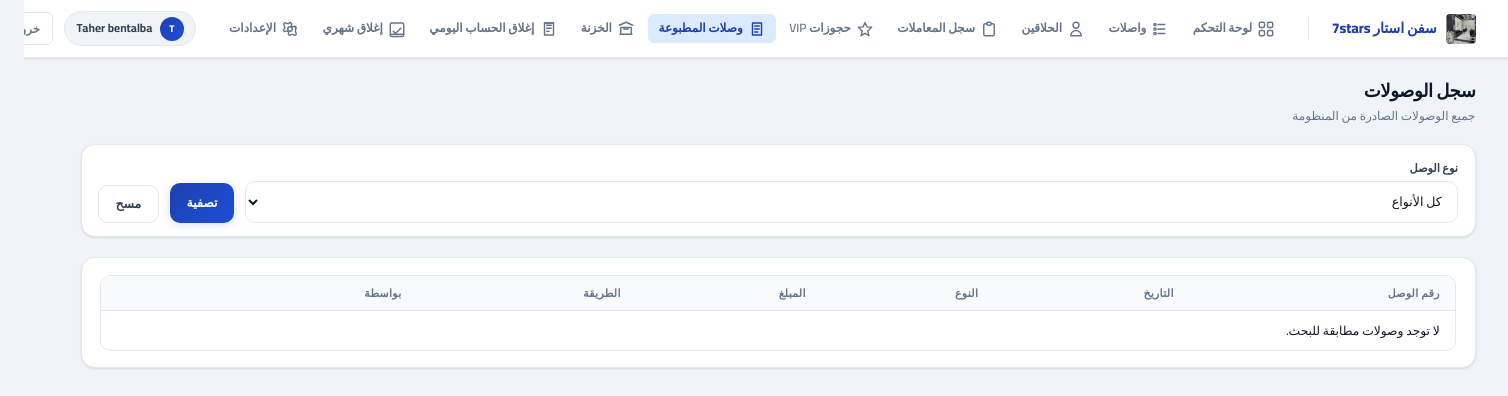
/app/receipts/ (signed in), run on an earlier commit of the app's database.
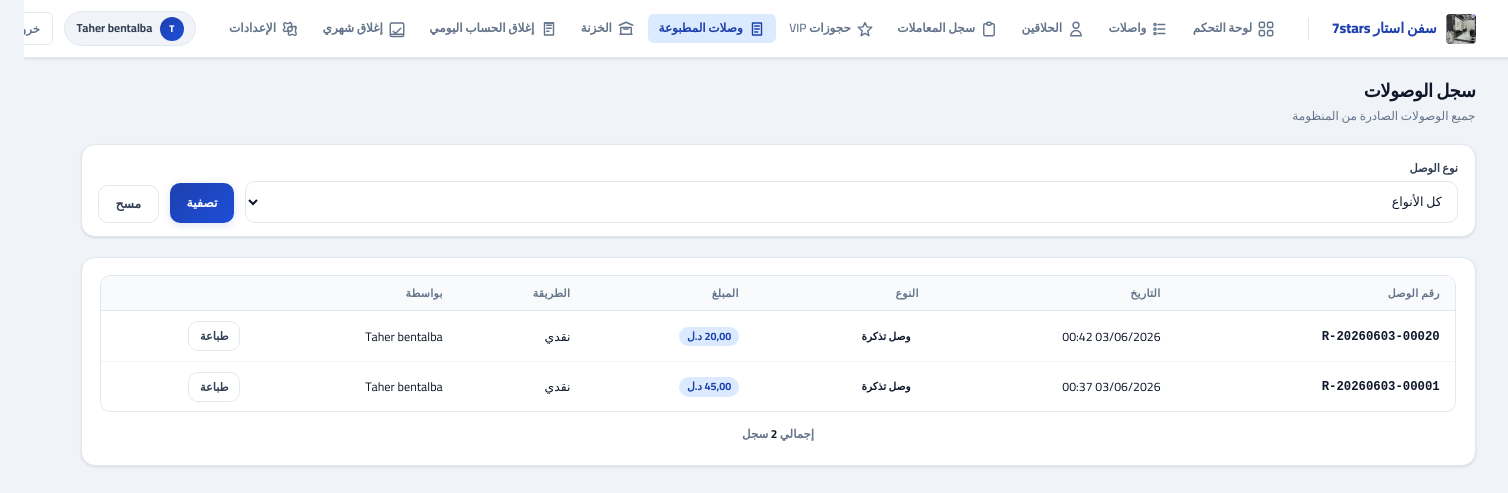
And on a later commit of the database.
### core/models.py (models this page shows, shortened)
class TimestampedModel(models.Model):
    created_at = models.DateTimeField(auto_now_add=True, db_index=True)
    updated_at = models.DateTimeField(auto_now=True, db_index=True)
    class Meta:
        abstract = True

class Receipt(TimestampedModel):
    receipt_type = models.CharField(max_length=20, choices=ReceiptType.choices, db_index=True)
    receipt_number = models.CharField(max_length=50, unique=True, db_index=True)
    ticket = models.ForeignKey(
        "core.Ticket",
        on_delete=models.PROTECT,
        null=True,
        blank=True,
        related_name="receipts"
    )
    vip_booking = models.ForeignKey(
        "core.VIPBooking",
        on_delete=models.PROTECT,
        null=True,
        blank=True,
        related_name="receipts"
    )
    payment = models.ForeignKey(
        "core.Payment",
        on_delete=models.PROTECT,
        null=True,
        blank=True,
        related_name="receipts"
    )
    treasury_entry = models.ForeignKey(
        "core.TreasuryEntry",
        on_delete=models.PROTECT,
        null=True,
        blank=True,
        related_name="receipts"
    )
    customer_name = models.CharField(max_length=120, blank=True, default="")
    customer_phone = models.CharField(max_length=30, blank=True, default="")
    shift_sequence_number = models.PositiveIntegerField(null=True, blank=True, db_index=True)
    barber_name = models.CharField(max_length=120, blank=True, default="")
    amount = models.DecimalField(max_digits=12, decimal_places=2)
    payment_method = models.CharField(
        max_length=10,
        choices=PaymentMethod.choices,
        default=PaymentMethod.CASH
    )
    issued_by = models.ForeignKey(
        settings.AUTH_USER_MODEL,
        on_delete=models.PROTECT,
        related_name="issued_receipts"
    )
    items_description = models.TextField(blank=True, help_text="وصف العناصر/الخدمات")
    note = models.TextField(blank=True, help_text="ملاحظات إضافية")
    shift = models.ForeignKey(
        "core.Shift",
        on_delete=models.PROTECT,
        null=True,
        blank=True,
        related_name="receipts"
    )
    class Meta:
        ordering = ["-created_at"]
        indexes = [
            models.Index(fields=["receipt_type", "created_at"]),
            models.Index(fields=["customer_name"]),
        ]

### accounts/models.py (models this page shows, shortened)
class User(AbstractUser):
    role = models.CharField(max_length=20, choices=UserRole.choices, default=UserRole.CASHIER)

### barber_ms/views_vip_receipt.py (the view)
@login_required
def receipts_list(request):
    if not _is_cashier_or_admin(request.user):
        messages.error(request, "ليس لديك صلاحية الوصول لهذه الصفحة.")
        return redirect("frontend:dashboard")
    receipts_qs = Receipt.objects.select_related('issued_by').order_by('-created_at')
    receipt_type = request.GET.get('type')
    if receipt_type:
        receipts_qs = receipts_qs.filter(receipt_type=receipt_type)
    paginator, receipts_page = paginate_queryset(
        request, receipts_qs, per_page=RECEIPTS_PER_PAGE
    )
    context = {
        'receipts_page': receipts_page,
        'paginator': paginator,
        'query_string': querystring_excluding_page(request),
        'receipt_types': ReceiptType.choices,
        'filter_type': receipt_type or '',
    }
    return render(request, 'frontend/receipts_list.html', context)

### barber_ms/context_processors.py (called while the page is built)
def _time_greeting_ar() -> str:
    h = timezone.localtime().hour
    if 5 <= h < 12:
        return "صباح الخير"
    if 12 <= h < 17:
        return "طاب نهارك"
    if 17 <= h < 22:
        return "مساء الخير"
    return "أهلاً بك"

def system_settings(request):
    try:
        qs = SystemSetting.objects.filter(key__in=_DEFAULTS.keys()).values_list("key", "value")
        stored = dict(qs)
    except Exception:
        stored = {}
    merged = {k: stored.get(k) or v for k, v in _DEFAULTS.items()}
    theme_key = merged.get("theme", "ocean")
    theme = THEMES.get(theme_key, THEMES["ocean"])
    now_local = timezone.localtime()
    return {
        "sys": merged,
        "theme": theme,
        "themes": THEMES,
        "time_greeting": _time_greeting_ar(),
        "now_local": now_local,
        "weekday_ar": _AR_WEEKDAYS[now_local.weekday()],
        "barber_login_enabled": merged.get("barber_login_enabled", "0") == "1",
    }

### barber_ms/pagination.py (called while the page is built)
def querystring_excluding_page(request, page_param: str = "page") -> str:
    q = request.GET.copy()
    if page_param in q:
        del q[page_param]
    return q.urlencode()

### templates/frontend/receipts_list.html (shortened to what this page needs)
{% extends "frontend/base.html" %}
{% block header_title %}سجل الوصولات{% endblock %}
{% block header_subtitle %}جميع الوصولات الصادرة من المنظومة{% endblock %}
{% block content %}
<div class="filter-bar card" style="margin-bottom: 20px;">
  <form method="get" style="display:contents;">
    <div class="field" style="flex: 2;">
      <label>نوع الوصل</label>
      <select name="type" class="field-input">
        <option value="">كل الأنواع</option>
      </select>
    </div>
    <button type="submit" class="btn btn-p">تصفية</button>
    <a href="{% url 'frontend:vip:receipts_list' %}" class="btn btn-o">مسح</a>
  </form>
</div>
<div class="card-accent">
  <div class="card-accent-inner">
    <div class="tbl-wrap">
      <table>
        <thead>
          <tr>
            <th>رقم الوصل</th>
            <th>التاريخ</th>
            <th>النوع</th>
            <th>المبلغ</th>
            <th>الطريقة</th>
            <th>بواسطة</th>
            <th></th>
          </tr>
        </thead>
        <tbody>
          {% for r in receipts_page %}
          <tr>
            <td><code style="font-weight: 800;">{{ r.receipt_number }}</code></td>
            <td class="muted">{{ r.created_at|date:"d/m/Y H:i" }}</td>
            <td><span class="badge b-wait">{{ r.get_receipt_type_display }}</span></td>
            <td><span class="price-tag">{{ r.amount }} {{ sys.currency }}</span></td>
            <td>
              {% if r.payment_method == 'CASH' %}
              <span class="pay-badge cash">نقدي</span>
              {% else %}
              <span class="pay-badge card">بطاقة</span>
              {% endif %}
            </td>
            <td class="muted">{{ r.issued_by.get_full_name|default:r.issued_by.username }}</td>
            <td>
              <a href="{% url 'frontend:vip:receipt_print' r.id %}" target="_blank" class="btn btn-o btn-sm">طباعة</a>
            </td>
          </tr>
          {% empty %}
          <tr><td colspan="8" class="empty">لا توجد وصولات مطابقة للبحث.</td></tr>
          {% endfor %}
        </tbody>
      </table>
    </div>
    {% include "frontend/partials/pagination.html" with page_obj=receipts_page query_string=query_string %}
  </div>
</div>
{% endblock %}

What changed in the data, as far as the page shows it:
added Receipt: receipt_number "R-20260603-00020", created_at "03/06/2026 00:42", receipt_type "وصل تذكرة", amount "20,00", payment_method "نقدي", issued_by.get_full_name "Taher bentalba"
added Receipt: receipt_number "R-20260603-00001", created_at "03/06/2026 00:37", receipt_type "وصل تذكرة", amount "45,00", payment_method "نقدي", issued_by.get_full_name "Taher bentalba"
Also different on the page:
{{ page_obj.paginator.count }}: (not shown) → "2"
text no longer shown: "لا توجد وصولات مطابقة للبحث."
text now shown: "إجمالي سجل"
